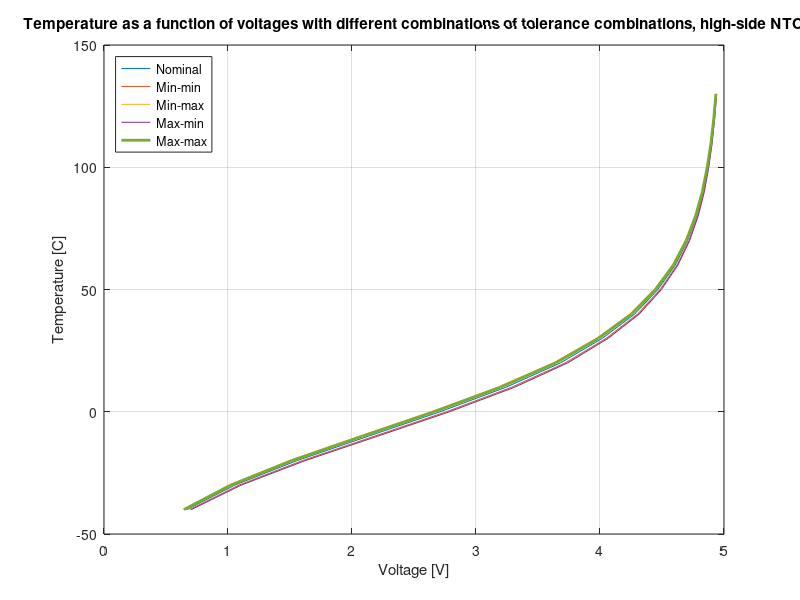
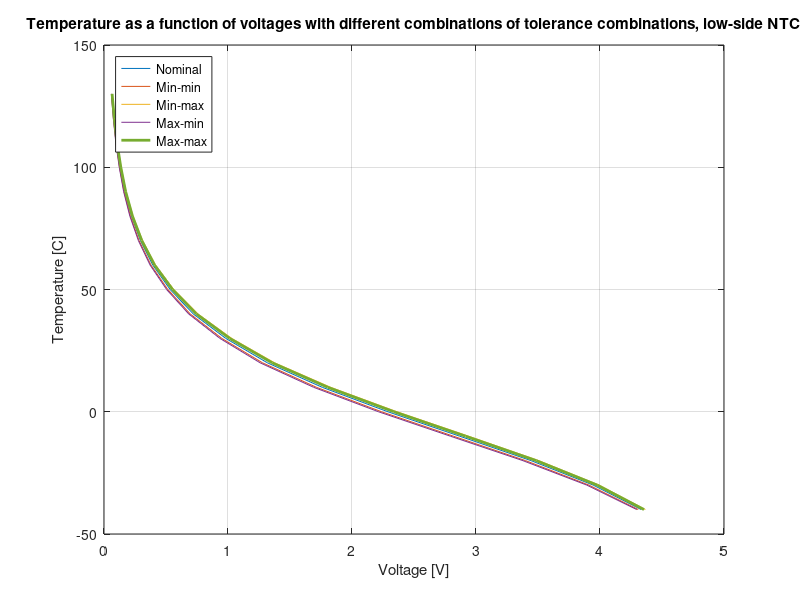
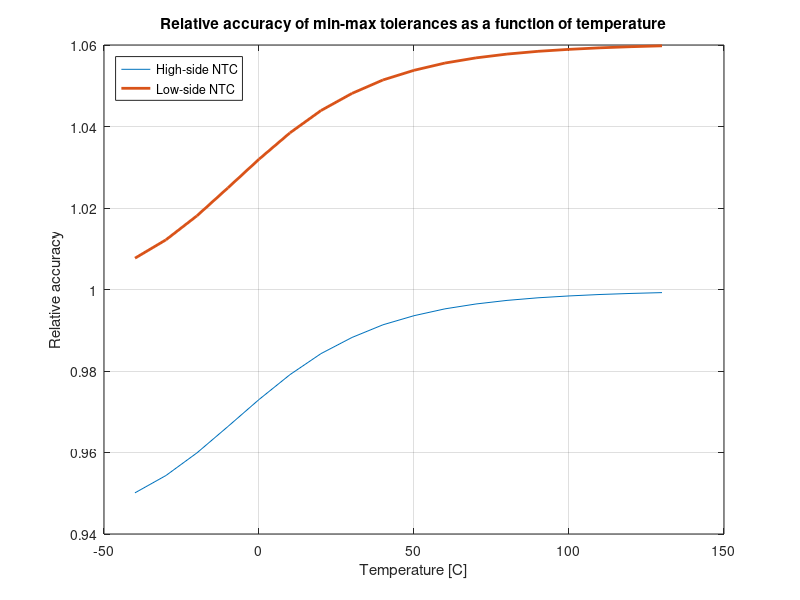
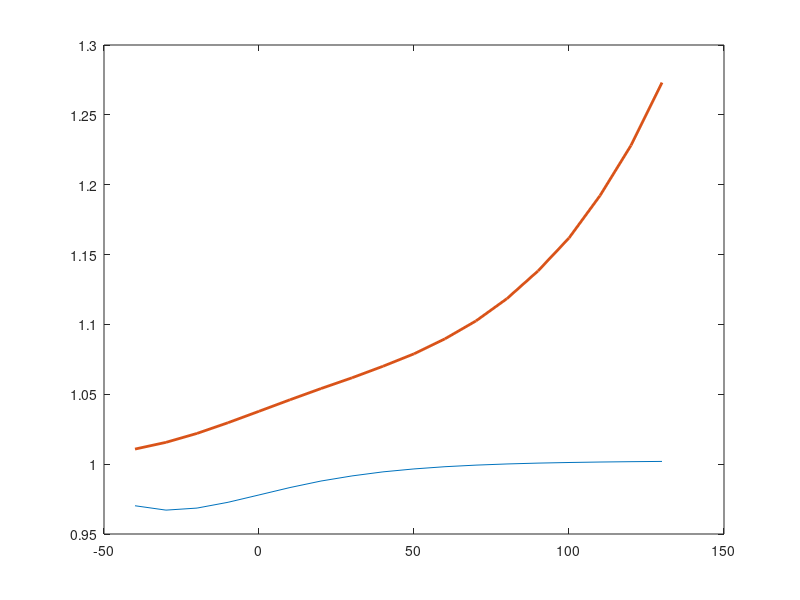

MATLAB code to generate these figures, in order: (Note: this script raises an error after producing the figures.)
% This script calculates and graphically shows the inaccuracies for an NTC
% when placed high-side and low-side.
%% Setup
clear, close all, clc;

NTC_R = [45313, 26114, 15462, 9397, 5896, 3792, 2500,...
    1707, 1175, 834, 596, 436, 323, 243,...
    187, 144, 113, 89];
T = linspace(-40,130,18);
NTC_Tol = 5/100;

Res_R = 6980;
Res_Tol = 1/100;

Supply = 5;

NTC_min = NTC_R .* (1-NTC_Tol);
NTC_max = NTC_R .* (1+NTC_Tol);
Res_min = Res_R .* (1-Res_Tol);
Res_max = Res_R .* (1+Res_Tol);

%% Calculating scenarios for high-side NTC
V_nom_high = Supply .* Res_R ./ (NTC_R + Res_R);
V_minmin_high = Supply .* Res_min ./ (NTC_min + Res_min);
V_minmax_high = Supply .* Res_min ./ (NTC_max + Res_min);
V_maxmin_high = Supply .* Res_max ./ (NTC_min + Res_max);
V_maxmax_high = Supply .* Res_max ./ (NTC_max + Res_max);

figure(1)
plot(V_nom_high, T, V_minmin_high, T, V_minmax_high, T, V_maxmin_high, T, V_maxmax_high, T, 'LineWidth', 2)
grid on
title('Temperature as a function of voltages with different combinations of tolerance combinations, high-side NTC')
legend('Nominal', 'Min-min', 'Min-max', 'Max-min', 'Max-max', 'Location', 'northwest')
xlabel('Voltage [V]')
ylabel('Temperature [C]')

%% Calculating scenarios for low-side NTC
V_nom_low = Supply .* NTC_R ./ (NTC_R + Res_R);
V_minmin_low = Supply .* NTC_min ./ (NTC_min + Res_min);
V_minmax_low = Supply .* NTC_max ./ (NTC_max + Res_min);
V_maxmin_low = Supply .* NTC_min ./ (NTC_min + Res_max);
V_maxmax_low = Supply .* NTC_max ./ (NTC_max + Res_max);

figure(2)
plot(V_nom_low, T, V_minmin_low, T, V_minmax_low, T, V_maxmin_low, T, V_maxmax_low, T, 'LineWidth', 2)
grid on
title('Temperature as a function of voltages with different combinations of tolerance combinations, low-side NTC')
legend('Nominal', 'Min-min', 'Min-max', 'Max-min', 'Max-max', 'Location', 'northwest')
xlabel('Voltage [V]')
ylabel('Temperature [C]')

%% Relative accuracies
rel_acc_minmin_high = V_minmin_high ./ V_nom_high;
rel_acc_minmax_high = V_minmax_high ./ V_nom_high;
rel_acc_maxmin_high = V_maxmin_high ./ V_nom_high;
rel_acc_maxmax_high = V_maxmax_high ./ V_nom_high;
rel_acc_minmin_low = V_minmin_low ./ V_nom_low;
rel_acc_minmax_low = V_minmax_low ./ V_nom_low;
rel_acc_maxmin_low = V_maxmin_low ./ V_nom_low;
rel_acc_maxmax_low = V_maxmax_low ./ V_nom_low;

figure(3)
%plot(T, rel_acc_minmin_high, T, rel_acc_maxmax_high, T, rel_acc_minmin_low, T, rel_acc_maxmax_low)
plot(T, rel_acc_minmax_high, T, rel_acc_minmax_low, 'LineWidth', 2)
grid on
title('Relative accuracy of min-max tolerances as a function of temperature')
legend('High-side NTC', 'Low-side NTC', 'Location', 'northwest')
xlabel('Temperature [C]')
ylabel('Relative accuracy')

%% Including ADC inaccuracy
ADC_errbit = 11;
ADC_error = 11 * 5 / 4096;

V_ADC_high = V_minmax_high + ADC_error;
V_ADC_low = V_minmax_low + ADC_error;

rel_acc_ADC_high = V_ADC_high ./ V_nom_high;
rel_acc_ADC_low = V_ADC_low ./ V_nom_low;

figure(4)
plot(T, rel_acc_ADC_high, T, rel_acc_ADC_low, 'LineWidth', 2)
fig = gca;
fig.FontSize = 14;
grid on
title('Relative accuracy of min-max tolerances with ADC inaccuracy as a function of temperature', 'FontSize', 20)
legend('High-side NTC', 'Low-side NTC', 'Location', 'northwest')
xlabel('Temperature [C]', 'FontSize', 18)
ylabel('Relative accuracy', 'FontSize', 18)